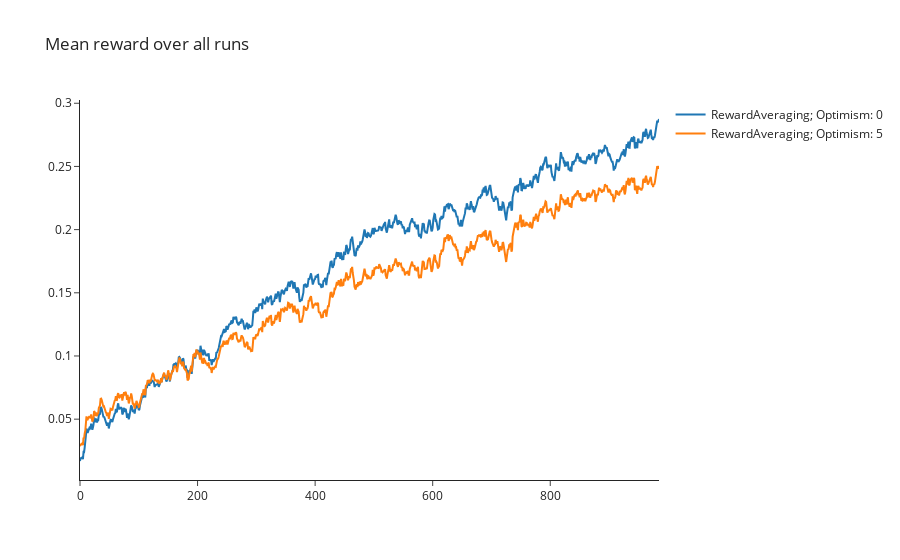

Notebook code for this chart:
### Markdown cell above
## Reward Averaging

### Code cell
def moving_avg(a, n):
    ret = np.cumsum(a, dtype=float)
    ret[n:] = ret[n:] - ret[:-n]
    return ret[n - 1:] / n

def plot_rewards(
    all_rewards, 
    names,
    moving_avg_window= 15,
):
    fig = go.Figure(layout=dict(template="simple_white", title_text="Mean reward over all runs"))
    for rewards, name in zip(all_rewards, names):
        rewards_avg = rewards.mean(axis=0)
        if moving_avg_window is not None:
            rewards_avg = moving_avg(rewards_avg, moving_avg_window)
        fig.add_trace(go.Scatter(y=rewards_avg, mode="lines", name=name))
    fig.show()

class RewardAveraging(Agent):
    epsilon: float
    optimism: float
    
    def __init__(self, num_arms: int, seed: int, epsilon: float, optimism: float):
        super().__init__(num_arms, seed)
        self.epsilon = epsilon
        self.optimism = optimism
        self.avg_rewards = np.ones(num_arms) * optimism
        self.times_acted = np.zeros(num_arms)
        self.num_arms = num_arms

    def get_action(self):
        if self.rng.uniform() < self.epsilon:
            return self.rng.integers(self.num_arms)
        else:
            return np.argmax(self.avg_rewards)

    def observe(self, action, reward, info):
        self.times_acted[action] += 1
        self.avg_rewards[action] += 1 / self.times_acted[action] * (reward - self.avg_rewards[action])
        

    def reset(self, seed: int):
        super().reset(seed)

    def __repr__(self):
        return "RewardAveraging; Optimism: " + str(self.optimism)

if MAIN:
    num_arms = 10
    stationary = True
    names, all_rewards = [], []
    env = gym.make("ArmedBanditTestbed-v0", num_arms=num_arms, stationary=stationary)

    for optimism in [0, 5]:
        agent = RewardAveraging(num_arms, 0, epsilon=0.1, optimism=optimism)
        (rewards, num_correct) = test_agent(env, agent, n_runs=1500)
        names.append(str(agent))
        all_rewards.append(rewards)
        print(agent)
        print(f" -> Frequency of correct arm: {num_correct.mean():.4f}")
        print(f" -> Average reward: {rewards.mean():.4f}")

    plot_rewards(all_rewards, names, moving_avg_window=15)

### Figure 1 — Plotly figure (JSON) as saved in the notebook; plotly's stock layout.template omitted (floating-point values rounded to 4 significant figures; data arrays with more than 128 entries replaced by an {"elided": "..."} marker saying what was removed)
{"data": [{"mode": "lines", "name": "RewardAveraging; Optimism: 0", "type": "scatter", "y": {"elided": "986 float values"}}, {"mode": "lines", "name": "RewardAveraging; Optimism: 5", "type": "scatter", "y": {"elided": "986 float values"}}], "layout": {"title": {"text": "Mean reward over all runs"}}}
